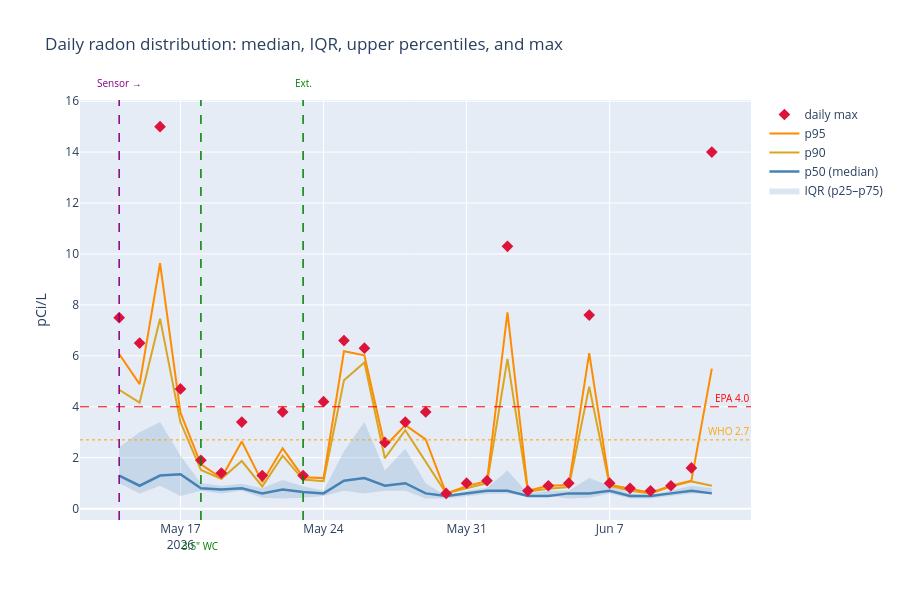

Notebook cell for this chart:
### Markdown cell above
## Daily distribution (percentiles)

For each day: the **median (p50)** line shows the typical level; the **IQR band (p25–p75)** shows the middle half of readings; **p90/p95** capture the upper tail; the **daily max** marker is the single worst hour. A day where median is low but max hits EPA is a day where the system is mostly working but failed at least once.

### Code cell
daily = pd.DataFrame({
    'p25':       df_post['radon'].resample('D').quantile(0.25),
    'p50':       df_post['radon'].resample('D').quantile(0.50),
    'p75':       df_post['radon'].resample('D').quantile(0.75),
    'p90':       df_post['radon'].resample('D').quantile(0.90),
    'p95':       df_post['radon'].resample('D').quantile(0.95),
    'daily_max': df_post['radon'].resample('D').max(),
})

fig = go.Figure()
# IQR band (p25-p75) — invisible upper bound, then fill down from p25
fig.add_trace(go.Scatter(x=daily.index, y=daily['p75'],
                         line=dict(color='rgba(0,0,0,0)'), mode='lines',
                         showlegend=False, hoverinfo='skip'))
fig.add_trace(go.Scatter(x=daily.index, y=daily['p25'], name='IQR (p25–p75)',
                         line=dict(color='rgba(0,0,0,0)'), mode='lines',
                         fill='tonexty', fillcolor='rgba(70, 130, 180, 0.20)'))
# percentile lines
fig.add_trace(go.Scatter(x=daily.index, y=daily['p50'], name='p50 (median)',
                         line=dict(color='steelblue', width=2.5)))
fig.add_trace(go.Scatter(x=daily.index, y=daily['p90'], name='p90',
                         line=dict(color='goldenrod', width=2)))
fig.add_trace(go.Scatter(x=daily.index, y=daily['p95'], name='p95',
                         line=dict(color='darkorange', width=2)))
fig.add_trace(go.Scatter(x=daily.index, y=daily['daily_max'], name='daily max',
                         mode='markers',
                         marker=dict(color='crimson', size=9, symbol='diamond')))
fig.update_layout(title='Daily radon distribution: median, IQR, upper percentiles, and max',
                  yaxis_title='pCi/L', xaxis_title='')
annotate(fig, events=EVENTS_POST)
fig.show()
